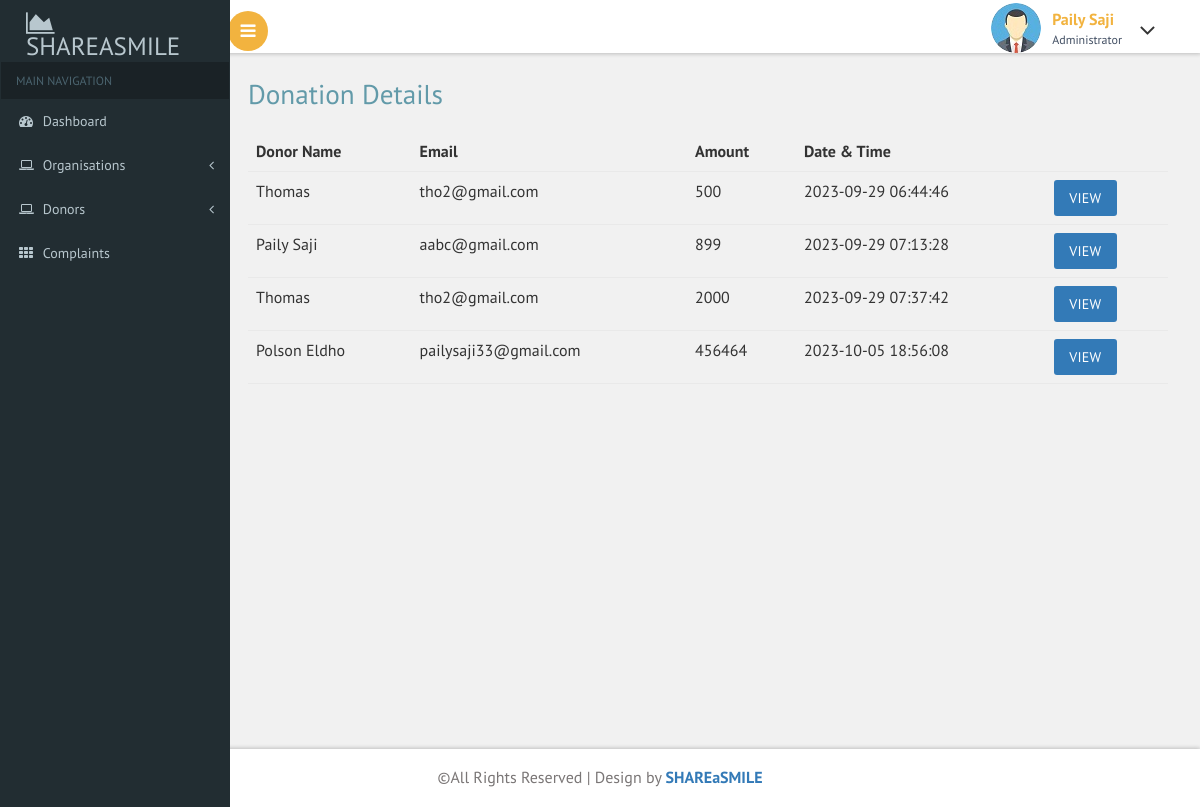
/admin/donationdetails.php, run on an earlier commit of the app's database.
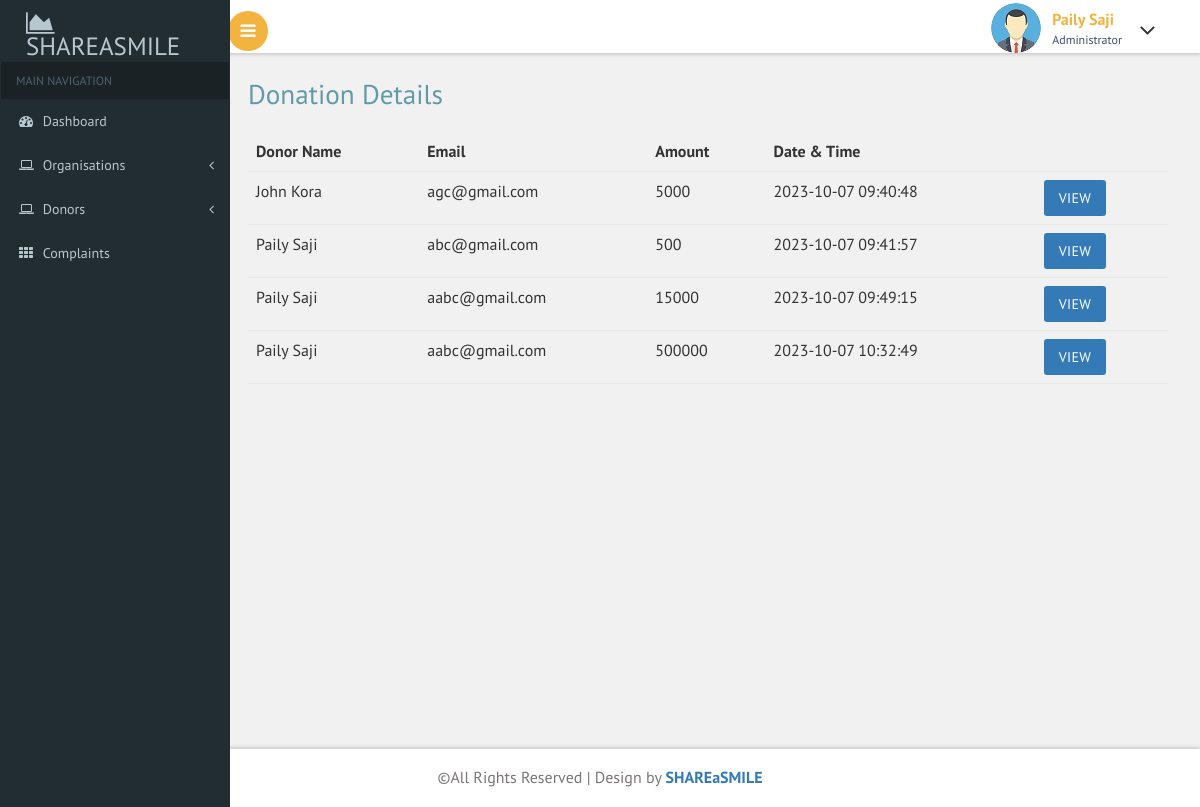
And on a later commit of the database.
### tables this page shows
CREATE TABLE `payment` (
  `payment_id` int(11) NOT NULL,
  `full_name` varchar(100) NOT NULL,
  `email` varchar(100) NOT NULL,
  `phone_number` varchar(15) NOT NULL,
  `city` varchar(100) NOT NULL,
  `address` varchar(500) NOT NULL,
  `amount` varchar(20) NOT NULL,
  `payment_status` int(11) NOT NULL,
  `donor_email` varchar(50) NOT NULL,
  `organization_email` varchar(500) NOT NULL,
  `donation_id` int(11) NOT NULL,
  `time_stamp` timestamp NOT NULL DEFAULT current_timestamp()
);

### admin/donationdetails.php (the view)
<?php
include("header.php");
?>
<div id="page-wrapper">
    <div class="main-page">
        <h2 class="title1">Donation Details</h2>
        <table class="table table-hover">
            <thead>
                <th>Donor Name</th>
                <th>Email</th>
                <th>Amount</th>
                <th>Date & Time</th>
                <th></th>
            </thead>
            <tbody>
                <?php
                require("connect.php");
                $sql = "SELECT * FROM payment";
                $res = mysqli_query($conn, $sql);
                if (mysqli_num_rows($res) > 0) {
                    while ($row = mysqli_fetch_assoc($res)) {
                        ?>
                        <tr>
                            <td><?php echo $row['full_name'] ?></td>
                            <td><?php echo $row['email'] ?></td>
                            <td><?php echo $row['amount'] ?></td>
                            <td><?php echo $row['time_stamp'] ?></td>
                            <td><a class="btn btn-primary"
                                    href="fulldetails.php?id=<?php echo $row['payment_id'] ?>&donation_id=<?php echo $row['donation_id']; ?>">View</a>
                            </td>
                        </tr>
                        <?php
                    }
                }
                ?>
            </tbody>
        </table>
    </div>
</div>
<?php
include("footer.php");
?>

### admin/header.php (shortened to what this page needs)
<!DOCTYPE HTML>
<html>
<head>
<link href="css/bootstrap.css" rel='stylesheet' type='text/css' />
<link href="css/style.css" rel='stylesheet' type='text/css' />
<link href="css/font-awesome.css" rel="stylesheet">
<link href='css/SidebarNav.min.css' media='all' rel='stylesheet' type='text/css'/>
<link href="css/custom.css" rel="stylesheet">
					<link href="css/owl.carousel.css" rel="stylesheet">
</head>
<body class="cbp-spmenu-push">
	<div class="main-content">
	<div class="cbp-spmenu cbp-spmenu-vertical cbp-spmenu-left" id="cbp-spmenu-s1">
		<aside class="sidebar-left">
      <nav class="navbar navbar-inverse">
          <div class="navbar-header">
            <h1><a class="navbar-brand" href="index.php"><span class="fa fa-area-chart"></span> SHAREaSMILE<span class="dashboard_text"></span></a></h1>
          </div>
          <div class="collapse navbar-collapse" id="bs-example-navbar-collapse-1">
            <ul class="sidebar-menu">
              <li class="header">MAIN NAVIGATION</li>
              <li class="treeview">
                <a href="index.php">
                <i class="fa fa-dashboard"></i> <span>Dashboard</span>
                </a>
              </li>
			  <li class="treeview">
                <a href="#">
                <i class="fa fa-laptop"></i>
                <span>Organisations</span>
                <i class="fa fa-angle-left pull-right"></i>
                </a>
              </li>
              <li class="treeview">
                <a href="#">
                <i class="fa fa-laptop"></i>
                <span>Donors</span>
                <i class="fa fa-angle-left pull-right"></i>
                </a>
              </li>
			  <li>
                <a href="complaints.php">
                <i class="fa fa-th"></i> <span>Complaints</span>
                </a>
              </li>
            </ul>
          </div>
      </nav>
    </aside>
	</div>
		<div class="sticky-header header-section ">
			<div class="header-left">
				<button id="showLeftPush"><i class="fa fa-bars"></i></button>
				<div class="clearfix"> </div>
			</div>
			<div class="header-right">
				<div class="profile_details">
					<ul>
						<li class="dropdown profile_details_drop">
							<a href="#" class="dropdown-toggle" data-toggle="dropdown" aria-expanded="false">
								<div class="profile_img">
									<span class="prfil-img"><img src="images/OIP.jpeg" alt=""> </span>
									<div class="user-name">
										<p>Paily Saji</p>
										<span>Administrator</span>
									</div>
									<i class="fa fa-angle-down lnr"></i>
									<div class="clearfix"></div>
								</div>
							</a>
						</li>
					</ul>
				</div>
				<div class="clearfix"> </div>
			</div>
			<div class="clearfix"> </div>
		</div>

### admin/footer.php (shortened to what this page needs)
<div class="footer">
		   <p>&copy;All Rights Reserved | Design by <a href="">SHAREaSMILE</a></p>		</div>
	</div>
</body>
</html>

### admin/css/custom.css (style rules this page uses)
#page-wrapper { padding:5em 2em 2.5em; background-color: #F1F1F1; }

What changed in the data, as far as the page shows it:
removed payment: full_name "Thomas", email "tho2@gmail.com", amount "500", time_stamp "2023-09-29 06:44:46"
removed payment: full_name "Paily Saji", email "aabc@gmail.com", amount "899", time_stamp "2023-09-29 07:13:28"
removed payment: full_name "Thomas", email "tho2@gmail.com", amount "2000", time_stamp "2023-09-29 07:37:42"
removed payment: full_name "Polson Eldho", email "pailysaji33@gmail.com", amount "456464", time_stamp "2023-10-05 18:56:08"
added payment: full_name "John Kora", email "agc@gmail.com", amount "5000", time_stamp "2023-10-07 09:40:48"
added payment: full_name "Paily Saji", email "abc@gmail.com", amount "500", time_stamp "2023-10-07 09:41:57"
added payment: full_name "Paily Saji", email "aabc@gmail.com", amount "15000", time_stamp "2023-10-07 09:49:15"
added payment: full_name "Paily Saji", email "aabc@gmail.com", amount "500000", time_stamp "2023-10-07 10:32:49"
